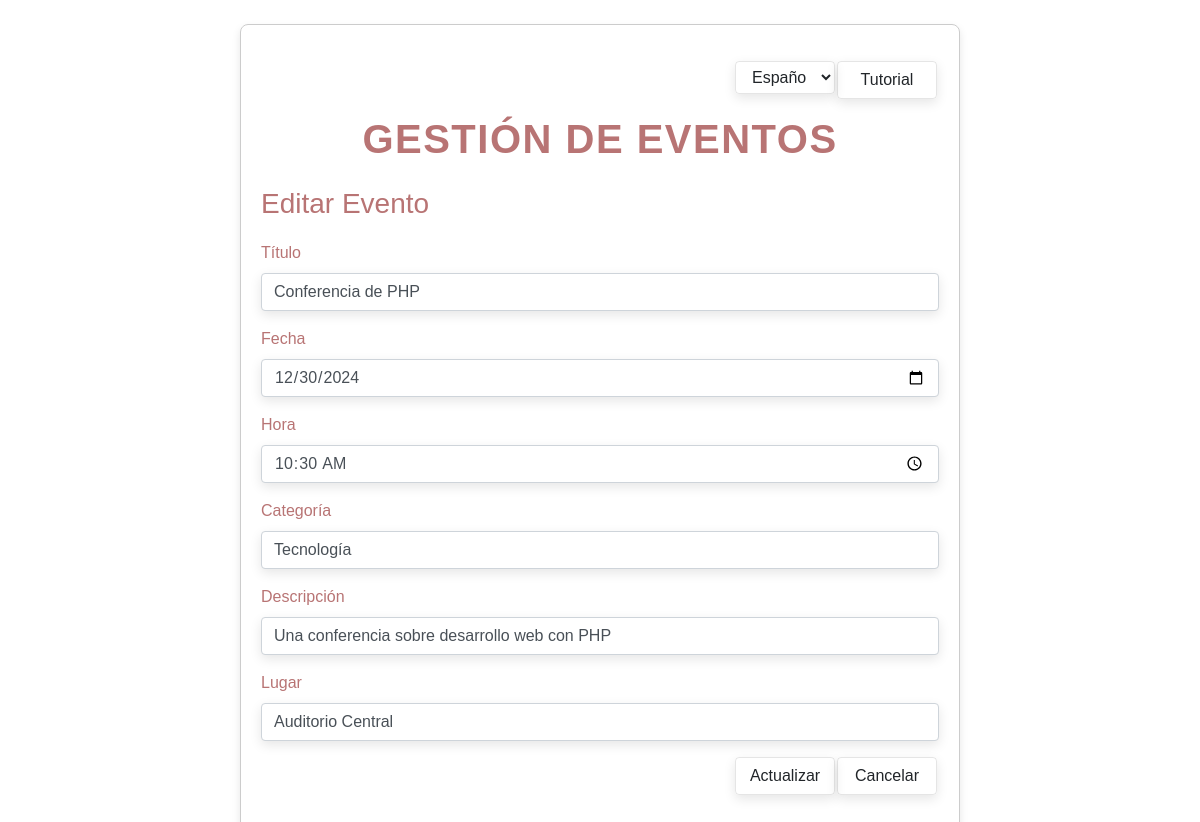
The app's page /index.php?action=editar&id=4, older data.
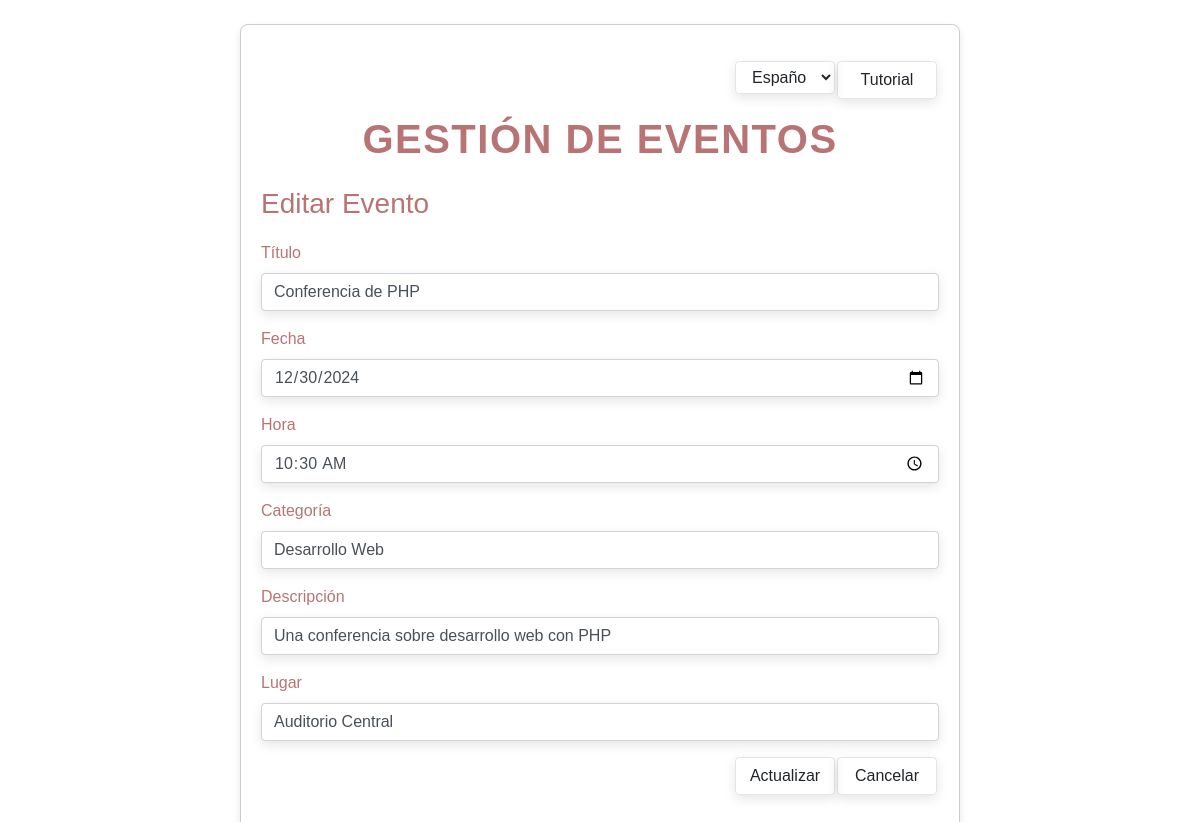
The same page, newer data.
### tables this page shows
CREATE TABLE `eventos` (
  `id` int(11) NOT NULL,
  `titulo` varchar(255) NOT NULL,
  `hora` time NOT NULL,
  `fecha` date NOT NULL,
  `categoria` varchar(100) NOT NULL,
  `descripcion` text DEFAULT NULL,
  `lugar` varchar(255) DEFAULT NULL
);

### controllers/EventoController.php (called while the page is built, shortened)
<?php
require_once __DIR__ . '/../models/Evento.php';
class EventosController {
    private $evento;
    public function __construct() {
        $this->evento = new Evento();
    }
    public function mostrarFormularioEditar($id) {
        $evento = $this->evento->obtenerPorId($id);
        require_once __DIR__ . '/../views/editar_evento.php';
    }
}

### lang/es.php (called while the page is built)
<?php
$lang = array(
    "gestion-eventos" => "Gestión de eventos",
    "todos-eventos" => "Todos los eventos",
    "eventos" => "Eventos",
    "contactos" => "Contactos",
    "ubicaciones" => "Ubicaciones",
    "descripcion" => "Descripción",
    "categoria" => "Categoría",
    "lugar" => "Lugar",
    "fecha" => "Fecha",
    "hora" => "Hora",
    "editar" => "Editar",
    "eliminar" => "Eliminar",
    "nuevo" => "Nuevo",
    "nuevo-evento" => "Nuevo Evento",
    "titulo" => "Título",
    "guardar" => "Guardar",
    "cancelar" => "Cancelar",
    "editar-evento" => "Editar Evento",
    "actualizar" => "Actualizar",
    "todos-contactos" => "Todos los Contactos",
    "nombres" => "Nombres",
    "apellidos" => "Apellidos",
    "fecha_nacimiento" => "Fecha de nacimiento",
    "correo" => "Correo Electrónico",
    "telefono" => "Teléfono",
    "nuevo-contacto" => "Nuevo Contacto",
    "editar-contacto" => "Editar Contacto",
    "todas-ubicaciones" => "Todas las Ubicaciones",
    "nombre" => "Nombre",
    "direccion" => "Dirección",
    "detalle" => "Detalle",
    "nueva-ubicacion" => "Nueva Ubicación",
    "editar-ubicacion" => "Editar Ubicación",
    "tutorial" => "Tutorial",
    "idioma" => "Idioma",
);

### config/conexion.php (called while the page is built, shortened)
<?php
function conectarDB() {
    $conexion = new mysqli(DB_HOST, DB_USER, DB_PASS, DB_NAME);
    return $conexion;
}

### models/Evento.php (called while the page is built, shortened)
<?php
require_once __DIR__ . '/../config/conexion.php';
class Evento {
    private $conexion;
    public function __construct() {
        $this->conexion = conectarDB();
    }
    public function obtenerPorId($id) {
        $sql = "SELECT * FROM eventos WHERE id = ?";
        $stmt = $this->conexion->prepare($sql);
        $stmt->bind_param('i', $id);
        $stmt->execute();
        return $stmt->get_result()->fetch_assoc();
    }
}
?>

### views/editar_evento.php (the view, shortened to what this page needs)
<!DOCTYPE html>
<html lang="<?php echo $_SESSION['lang']; ?>">
<head>
    <link rel="stylesheet" href="https://stackpath.bootstrapcdn.com/bootstrap/4.5.2/css/bootstrap.min.css">
    <link rel="stylesheet" href="./styles/styles_form.css">
</head>
<body>
    <div class="container mt-4 mb-4">
        <div class="d-flex justify-content-end mt-3 mb-3">
            <form method="POST" id="lang-form">
                <select name="lang" id="lang-selector" class="form-select btn btn-custom">
                    <option value="es" <?php if ($_SESSION['lang'] == 'es') echo 'selected'; ?>>Español</option>
                </select>
            </form>
            <a href="" class="btn btn-custom"><?php echo $lang["tutorial"]; ?></a>
        </div>
        <h1 class="titulo-principal mt-3 mb-3"><?php echo $lang["gestion-eventos"]; ?></h1>
        <div class="mt-4 mb-4">
            <h3 class="titulo-secundario"><?php echo $lang["editar-evento"]; ?></h3>
            <form action="index.php?action=actualizar&id=<?= $evento['id'] ?>" method="POST">
                <div class="form-group">
                    <label for="titulo"><?php echo $lang["titulo"]; ?></label>
                    <input type="text" name="titulo" id="titulo" class="form-control" value="<?= $evento['titulo'] ?>" required>
                </div>
                <div class="form-group">
                    <label for="fecha"><?php echo $lang["fecha"]; ?></label>
                    <input type="date" name="fecha" id="fecha" class="form-control" value="<?= $evento['fecha'] ?>" required>
                </div>
                <div class="form-group">
                    <label for="hora"><?php echo $lang["hora"]; ?></label>
                    <input type="time" name="hora" id="hora" class="form-control" value="<?= $evento['hora'] ?>" required>
                </div>
                <div class="form-group">
                    <label for="categoria"><?php echo $lang["categoria"]; ?></label>
                    <input type="text" name="categoria" id="categoria" class="form-control" value="<?= $evento['categoria'] ?>" required>
                </div>
                <div class="form-group">
                    <label for="descripcion"><?php echo $lang["descripcion"]; ?></label>
                    <input type="text" name="descripcion" id="descripcion" class="form-control" value="<?= $evento['descripcion'] ?>" required>
                </div>
                <div class="form-group">
                    <label for="lugar"><?php echo $lang["lugar"]; ?></label>
                    <input type="text" name="lugar" id="lugar" class="form-control" value="<?= $evento['lugar'] ?>" required>
                </div>
                <div class="d-flex justify-content-end mt-3 mb-3">
                    <button type="submit" class="btn btn-custom"><?php echo $lang["actualizar"]; ?></button>
                    <a href="index.php" class="btn btn-custom"><?php echo $lang["cancelar"]; ?></a>
                </div>
            </form>
        </div>
    </div>
</body>
</html>

Row changes from the older to the newer data that the page shows:
changed eventos "Conferencia de PHP": categoria "Tecnología" → "Desarrollo Web"
